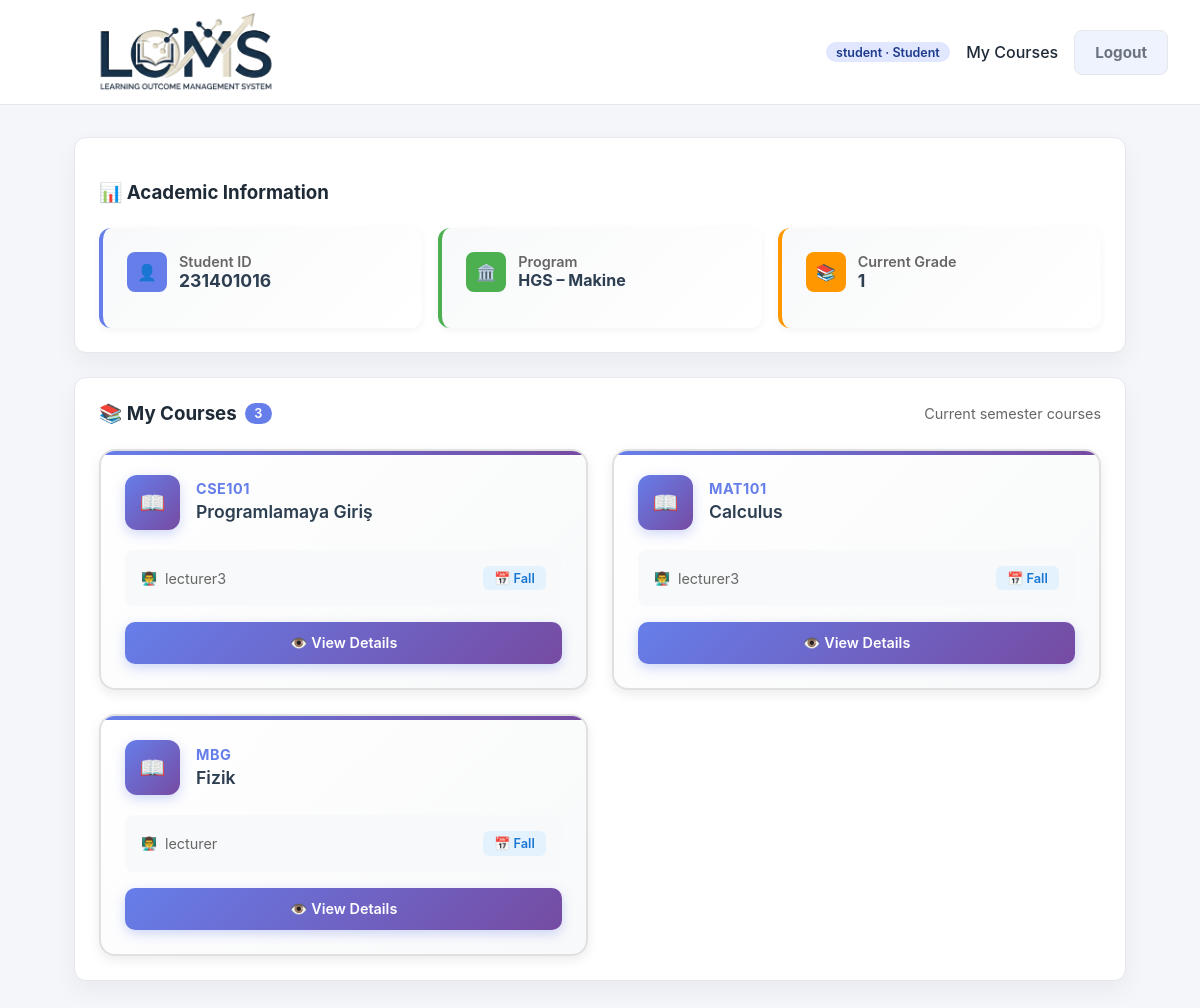
The page /accounts/student/dashboard/ (signed in) on the database its author committed.
### accounts/models.py (models this page shows, shortened)
class CustomUser(AbstractUser):
    class Role(models.TextChoices):
        ADMIN = "ADMIN", "Admin"
        STUDENT_AFFAIRS = "STUDENT_AFFAIRS", "Student Affairs"
        FACULTY_MEMBER = "FACULTY_MEMBER", "Faculty Member"
        LECTURER = "LECTURER", "Lecturer"
        STUDENT = "STUDENT", "Student"
    role = models.CharField(
        max_length=32,
        choices=Role.choices,
        default=Role.STUDENT,
    )
    student_grade = models.PositiveSmallIntegerField(
        null=True,
        blank=True,
        help_text="Student grade / year (1, 2, 3, 4 ...)",
    )
    student_faculty = models.ForeignKey(
        "organizations.Faculty",
        null=True,
        blank=True,
        on_delete=models.SET_NULL,
        related_name="students",
        help_text="Student için kayıtlı olduğu Faculty",
    )
    student_program = models.ForeignKey(
        "organizations.Program",
        null=True,
        blank=True,
        on_delete=models.SET_NULL,
        related_name="students",
        help_text="Student için kayıtlı olduğu program",
    )
    faculty_member_faculty = models.ForeignKey(
        "organizations.Faculty",
        null=True,
        blank=True,
        on_delete=models.SET_NULL,
        related_name="faculty_members",
        help_text="Faculty Member için sorumlu olduğu Faculty",
    )
    lecturer_programs = models.ManyToManyField(
        "organizations.Program",
        blank=True,
        related_name="lecturers",
        help_text="Lecturer için sorumlu olduğu Program(lar)",
    )
    lecturer_courses = models.ManyToManyField(
        "courses.Course",
        blank=True,
        related_name="lecturers",
        help_text="Lecturer için sorumlu olduğu Course(lar)",
    )
    phone = models.CharField(
        max_length=20,
        blank=True,
        null=True,
    )
    student_number = models.CharField(
        max_length=32,
        null=True,
        blank=True,
        help_text="Öğrenci numarası",
    )
    objects = CustomUserManager()
    @property
    def is_admin(self):
        return self.role == self.Role.ADMIN and self.is_superuser
    @property
    def is_student_affairs(self):
        return self.role == self.Role.STUDENT_AFFAIRS
    @property
    def is_faculty_member(self):
        return self.role == self.Role.FACULTY_MEMBER
    @property
    def is_lecturer(self):
        return self.role == self.Role.LECTURER
    @property
    def is_student(self):
        return self.role == self.Role.STUDENT

### organizations/models.py (models this page shows, shortened)
class Program(models.Model):
    name = models.CharField(max_length=255)
    code = models.CharField(max_length=50, unique=True)
    faculty = models.ForeignKey(
        Faculty,
        on_delete=models.CASCADE,
        related_name="programs",
    )
    description = models.TextField(
        blank=True,
        help_text="Program description / açıklama",
    )
    coordinator = models.ForeignKey(
        settings.AUTH_USER_MODEL,
        null=True,
        blank=True,
        on_delete=models.SET_NULL,
        related_name="coordinated_programs",
        help_text="Programdan sorumlu öğretim elemanı / coordinator",
    )

### courses/models.py (models this page shows, shortened)
class Course(models.Model):
    class Year(models.IntegerChoices):
        YEAR_1 = 1, "1st Year"
        YEAR_2 = 2, "2nd Year"
        YEAR_3 = 3, "3rd Year"
        YEAR_4 = 4, "4th Year"
    class Semester(models.TextChoices):
        FALL = "FALL", "Fall"
        SPRING = "SPRING", "Spring"
        YEARLONG = "YEARLONG", "Year-long"
    program = models.ForeignKey(
        Program,
        on_delete=models.CASCADE,
        related_name="courses",
    )
    code = models.CharField(max_length=50)
    name = models.CharField(max_length=255)
    year = models.PositiveSmallIntegerField(
        choices=Year.choices,
        null=True,
        blank=True,
        help_text="Dersin tipik alındığı sınıf (1,2,3,4).",
    )
    semester = models.CharField(
        max_length=16,
        choices=Semester.choices,
        default=Semester.FALL,
    )
    ects = models.DecimalField(
        max_digits=4,
        decimal_places=1,
        null=True,
        blank=True,
        help_text="ECTS / AKTS",
    )
    credit = models.DecimalField(
        max_digits=4,
        decimal_places=1,
        null=True,
        blank=True,
        help_text="Yerel kredi",
    )
    description = models.TextField(
        blank=True,
        help_text="Ders açıklaması",
    )
    lecturer = models.ForeignKey(
        settings.AUTH_USER_MODEL,
        null=True,
        blank=True,
        on_delete=models.SET_NULL,
        related_name="lecturer_courses_assigned",
        help_text="Dersin genel sorumlu öğretim üyesi (program bazında).",
    )
    students = models.ManyToManyField(
        settings.AUTH_USER_MODEL,
        blank=True,
        related_name="enrolled_courses",
        help_text="Bu derse kayıtlı öğrenciler (otomatik atanır).",
    )
    class Meta:
        unique_together = ("program", "code")
        ordering = ["program", "year", "semester", "code"]

### accounts/views.py (the view)
@role_required(CustomUser.Role.STUDENT)
def student_dashboard(request):
    user: CustomUser = request.user
    student_program = user.student_program
    student_grade = user.student_grade
    courses = Course.objects.none()
    if student_program and student_grade:
        courses = (
            Course.objects
            .filter(
                program=student_program,
                year=student_grade,
            )
            .order_by("semester", "code")
        )
    context = {
        "student": user,
        "program": student_program,
        "grade": student_grade,
        "courses": courses,
    }
    return render(request, "accounts/student_dashboard.html", context)

### templates/accounts/student_dashboard.html (shortened to what this page needs)
{% extends "base.html" %}
{% block content %}
<section class="card">
    <h3 class="section-title" style="display: flex; align-items: center; gap: 0.5rem; margin-bottom: 1.5rem;">
        📊 Academic Information
    </h3>
    <div style="display: grid; grid-template-columns: repeat(auto-fit, minmax(280px, 1fr)); gap: 1rem;">
        <div style="background: linear-gradient(135deg, #f8f9fa 0%, #ffffff 100%); padding: 1.5rem; border-radius: 12px; border-left: 4px solid #667eea; box-shadow: 0 2px 8px rgba(0,0,0,0.05);">
            <div style="display: flex; align-items: center; gap: 0.75rem; margin-bottom: 0.75rem;">
                <div style="width: 40px; height: 40px; background: #667eea; border-radius: 8px; display: flex; align-items: center; justify-content: center; color: white; font-weight: bold;">
                    👤
                </div>
                <div>
                    <div style="font-size: 0.9rem; color: #666; font-weight: 600;">Student ID</div>
                    <div style="font-weight: 700; color: #2c3e50; font-size: 1.1rem;">{{ student.student_number }}</div>
                </div>
            </div>
        </div>
        <div style="background: linear-gradient(135deg, #f8f9fa 0%, #ffffff 100%); padding: 1.5rem; border-radius: 12px; border-left: 4px solid #4CAF50; box-shadow: 0 2px 8px rgba(0,0,0,0.05);">
            <div style="display: flex; align-items: center; gap: 0.75rem; margin-bottom: 0.75rem;">
                <div style="width: 40px; height: 40px; background: #4CAF50; border-radius: 8px; display: flex; align-items: center; justify-content: center; color: white; font-weight: bold;">
                    🏛️
                </div>
                <div>
                    <div style="font-size: 0.9rem; color: #666; font-weight: 600;">Program</div>
                    <div style="font-weight: 700; color: #2c3e50;">
                        {% if program %}
                            {{ program.code }} – {{ program.name }}
                        {% else %}
                            <em style="color: #666;">Not assigned</em>
                        {% endif %}
                    </div>
                </div>
            </div>
        </div>
        <div style="background: linear-gradient(135deg, #f8f9fa 0%, #ffffff 100%); padding: 1.5rem; border-radius: 12px; border-left: 4px solid #ff9800; box-shadow: 0 2px 8px rgba(0,0,0,0.05);">
            <div style="display: flex; align-items: center; gap: 0.75rem; margin-bottom: 0.75rem;">
                <div style="width: 40px; height: 40px; background: #ff9800; border-radius: 8px; display: flex; align-items: center; justify-content: center; color: white; font-weight: bold;">
                    📚
                </div>
                <div>
                    <div style="font-size: 0.9rem; color: #666; font-weight: 600;">Current Grade</div>
                    <div style="font-weight: 700; color: #2c3e50; font-size: 1.1rem;">
                        {{ grade|default:"Not specified" }}
                    </div>
                </div>
            </div>
        </div>
    </div>
</section>
<section class="card">
    <div style="display: flex; align-items: center; justify-content: space-between; margin-bottom: 1.5rem; flex-wrap: wrap; gap: 1rem;">
        <h3 class="section-title" style="display: flex; align-items: center; gap: 0.5rem; margin: 0;">
            📚 My Courses
            {% if courses %}
                <span style="background: #667eea; color: white; padding: 0.2rem 0.6rem; border-radius: 12px; font-size: 0.8rem; font-weight: 600;">
                    {{ courses|length }}
                </span>
            {% endif %}
        </h3>
        {% if courses %}
            <div style="font-size: 0.9rem; color: #666;">
                Current semester courses
            </div>
        {% endif %}
    </div>
    {% if courses %}
        <div style="display: grid; grid-template-columns: repeat(auto-fill, minmax(340px, 1fr)); gap: 1.5rem;">
            {% for c in courses %}
                <div style="border: 2px solid #e0e0e0; border-radius: 16px; padding: 1.5rem; background: linear-gradient(135deg, #ffffff 0%, #f8f9fa 100%); box-shadow: 0 4px 12px rgba(0,0,0,0.08); transition: all 0.3s ease; position: relative; overflow: hidden;"
                     onmouseover="this.style.transform='translateY(-6px)'; this.style.boxShadow='0 8px 24px rgba(0,0,0,0.15)'; this.style.borderColor='#667eea';"
                     onmouseout="this.style.transform='translateY(0)'; this.style.boxShadow='0 4px 12px rgba(0,0,0,0.08)'; this.style.borderColor='#e0e0e0';">
                    <div style="position: absolute; top: 0; left: 0; width: 100%; height: 4px; background: linear-gradient(90deg, #667eea 0%, #764ba2 100%);"></div>
                    <div style="display: flex; align-items: center; margin-bottom: 1.25rem;">
                        <div style="width: 55px; height: 55px; background: linear-gradient(135deg, #667eea 0%, #764ba2 100%); border-radius: 12px; display: flex; align-items: center; justify-content: center; color: white; font-weight: bold; font-size: 1.3rem; margin-right: 1rem; box-shadow: 0 4px 12px rgba(102, 126, 234, 0.3);">
                            📖
                        </div>
                        <div style="flex: 1;">
                            <div style="font-size: 0.9rem; color: #667eea; font-weight: 700; margin-bottom: 0.25rem; text-transform: uppercase; letter-spacing: 0.5px;">
                                {{ c.code }}
                            </div>
                            <div style="font-weight: 600; color: #2c3e50; font-size: 1.1rem; line-height: 1.3;">
                                {{ c.name }}
                            </div>
                        </div>
                    </div>
                    <div style="background: #f8f9fa; padding: 1rem; border-radius: 8px; margin-bottom: 1rem;">
                        <div style="display: flex; align-items: center; justify-content: space-between; flex-wrap: wrap; gap: 0.5rem;">
                            <div style="display: flex; align-items: center; gap: 0.5rem;">
                                <span style="font-size: 0.8rem; color: #666;">👨‍🏫</span>
                                <span style="font-size: 0.9rem; color: #666;">
                                    {% if c.lecturer %}
                                        {{ c.lecturer.get_full_name|default:c.lecturer.username|truncatechars:20 }}
                                    {% else %}
                                        Not assigned
                                    {% endif %}
                                </span>
                            </div>
                            <span style="background: #e3f2fd; color: #1976d2; padding: 0.3rem 0.7rem; border-radius: 6px; font-size: 0.8rem; font-weight: 600;">
                                📅 {{ c.get_semester_display }}
                            </span>
                        </div>
                    </div>
                    <div style="display: flex; gap: 0.75rem;">
                        <a href="{% url 'accounts:student_course_detail' c.id %}"
                           style="flex: 1; text-align: center; background: linear-gradient(135deg, #667eea 0%, #764ba2 100%); color: white; padding: 0.75rem 1rem; border-radius: 10px; text-decoration: none; font-weight: 600; font-size: 0.9rem; transition: all 0.3s ease; box-shadow: 0 4px 12px rgba(102, 126, 234, 0.3);"
                           onmouseover="this.style.background='linear-gradient(135deg, #5568d3 0%, #6a419f 100%)'; this.style.transform='translateY(-2px)'; this.style.boxShadow='0 6px 16px rgba(102, 126, 234, 0.4)';"
                           onmouseout="this.style.background='linear-gradient(135deg, #667eea 0%, #764ba2 100%)'; this.style.transform='translateY(0)'; this.style.boxShadow='0 4px 12px rgba(102, 126, 234, 0.3)';">
                            👁️ View Details
                        </a>
                    </div>
                </div>
            {% endfor %}
        </div>
    {% endif %}
</section>
{% endblock %}

### templates/base.html (shortened to what this page needs)
<!DOCTYPE html>
{% load static %}
<html lang="en">
<head>
</head>
<body>
<header>
    <img src="{% static 'images/LOMS-Photoroom.png' %}" alt="LOMS" style="height: 5rem; margin: 0;">
    <nav>
        {% if user.is_authenticated %}
            <span class="pill">{{ user.username }} · {{ user.get_role_display }}</span>
            {% if user.is_student %}
                <a href="{% url 'accounts:student_dashboard' %}">My Courses</a>
            {% endif %}
            <form method="post" action="{% url 'accounts:logout' %}" class="logout-form">
                <button type="submit" class="btn outline">Logout</button>
            </form>
        {% endif %}
    </nav>
</header>
<main>
    {% block content %}{% endblock %}
</main>
</body>
</html>

### templates/base.html (style rules this page uses)
:root { --bg: #f5f6fa; --card-bg: #ffffff; --text: #1f2a37; --muted: #6b7280; --primary: #2563eb; --primary-dark: #1e3a8a; --border: #e5e7eb; --success: #059669; }
* { box-sizing: border-box; font-family: "Inter", "Segoe UI", system-ui, -apple-system, BlinkMacSystemFont, sans-serif; }
body { margin: 0; background: var(--bg); color: var(--text); overflow-y: scroll; }
header { background: var(--card-bg); border-bottom: 1px solid var(--border); padding: 0.75rem 2rem; display: flex; align-items: center; justify-content: space-between; position: sticky; top: 0; z-index: 5; }
header h1, header img { margin: 0; font-size: 1.5rem; }
nav { display: flex; gap: 1rem; align-items: center; flex-wrap: wrap; }
nav a { color: var(--text); text-decoration: none; font-weight: 500; }
.logout-form { display: inline-flex; margin: 0; }
.btn, button { border: none; border-radius: 8px; padding: 0.75rem 1.25rem; background: var(--primary); color: #fff; font-weight: 700; font-size: 0.95rem; cursor: pointer; transition: background 0.2s ease; text-decoration: none; display: inline-block; }
.btn.outline { background: rgba(37, 99, 235, 0.08); border: 1px solid var(--border); color: var(--muted); transition: all 0.2s ease; }
main { max-width: 1100px; margin: 2rem auto; padding: 0 1.5rem 2.5rem; }
.card { background: var(--card-bg); border: 1px solid var(--border); border-radius: 12px; padding: 1.5rem; box-shadow: 0 10px 25px rgba(15, 23, 42, 0.05); max-width: 1200px; margin: 0 auto; }
.card + .card { margin-top: 1.5rem; }
form { display: flex; flex-direction: column; gap: 0.85rem; }
.section-title { margin-bottom: 0.5rem; }
.pill { display: inline-block; padding: 0.15rem 0.65rem; border-radius: 999px; background: #e0e7ff; color: var(--primary-dark); font-size: 0.78rem; font-weight: 600; }

### rows shown on the page
CustomUser: username "student", role "Student", student_number "231401016"
Program: code "HGS", name "Makine"
Course: code "CSE101", name "Programlamaya Giriş", lecturer.get_full_name "lecturer3", semester "Fall"
Course: code "MAT101", name "Calculus", lecturer.get_full_name "lecturer3", semester "Fall"
Course: code "MBG", name "Fizik", lecturer.get_full_name "lecturer", semester "Fall"

### other values the page prints
{{ grade|default:"Not specified" }} "1"
{{ courses|length }} "3"
